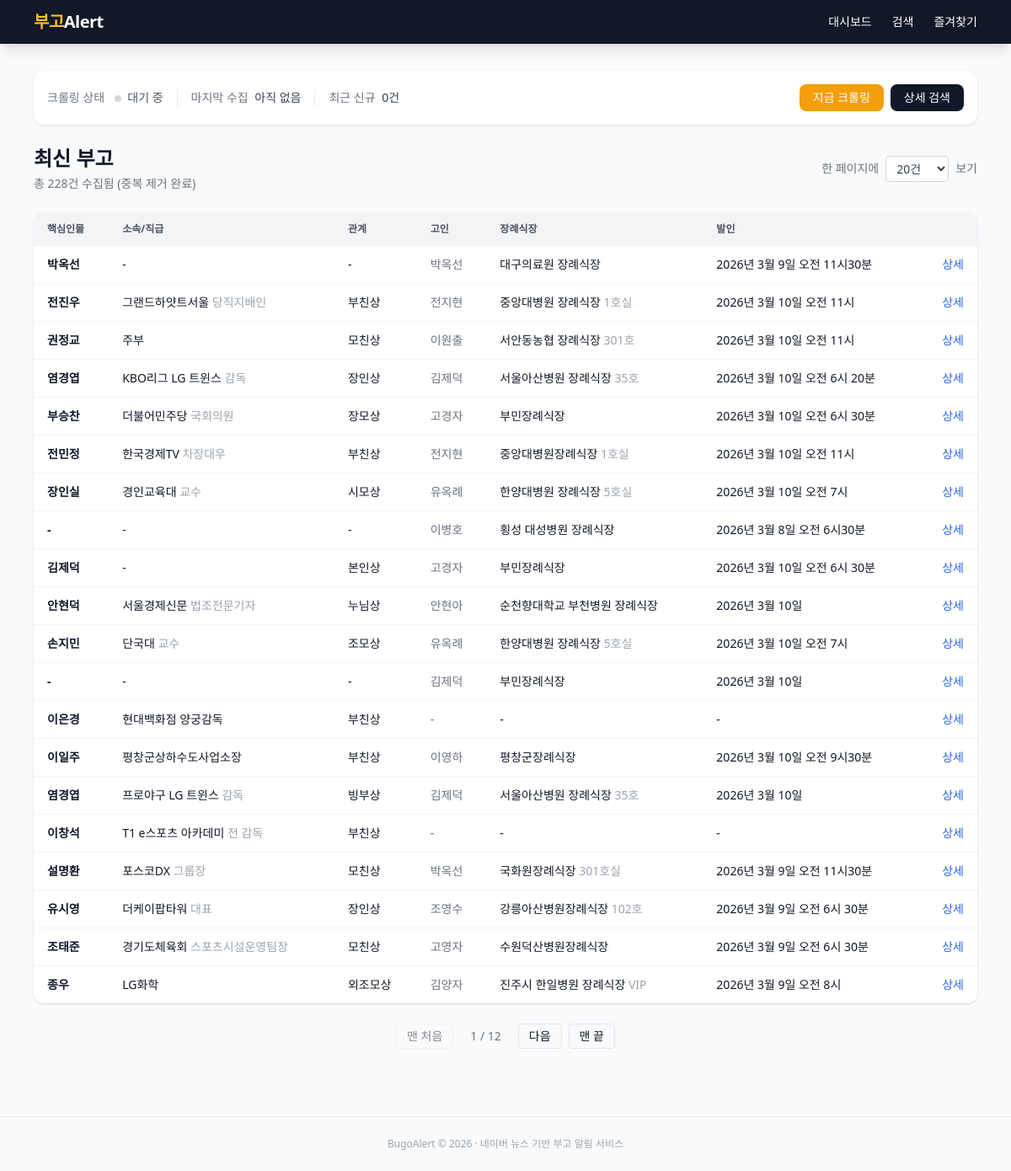
The page / on the database its author committed.
### app/models.py (models this page shows)
class Obituary(Base):
    __tablename__ = "obituaries"
    id = Column(Integer, primary_key=True, autoincrement=True)
    source_url = Column(String(512), nullable=False)
    title = Column(String(512), nullable=False)
    key_person = Column(String(100))
    organization = Column(String(200))
    position = Column(String(200))
    deceased_name = Column(String(100))
    deceased_age = Column(String(50))
    relationship = Column(String(100))
    related_persons = Column(Text)
    funeral_hall = Column(String(200))
    room_number = Column(String(50))
    funeral_date = Column(String(100))
    funeral_time = Column(String(50))
    contact = Column(String(100))
    remarks = Column(Text)
    raw_text = Column(Text)
    published_at = Column(DateTime)
    created_at = Column(DateTime, default=datetime.utcnow)
    dedup_key = Column(String(200), unique=True, nullable=True)
    __table_args__ = (
        Index("ix_obituaries_key_person", "key_person"),
        Index("ix_obituaries_org", "organization"),
        Index("ix_obituaries_published", "published_at"),
        Index("ix_obituaries_dedup", "dedup_key"),
        Index("ix_obituaries_source_url", "source_url"),
    )

### app/routers/obituaries.py (the view)
@router.get("/")
async def index(
    request: Request,
    db: Session = Depends(get_db),
    page: int = Query(1, ge=1),
    per_page: int = Query(20, ge=10, le=100),
):
    per_page = _valid_per_page(per_page)
    query = _search_query(db)
    total = query.count()
    obituaries = query.offset((page - 1) * per_page).limit(per_page).all()
    total_pages = max(1, (total + per_page - 1) // per_page)
    crawl_status = getattr(request.app.state, "crawl_status", {})
    return request.app.state.templates.TemplateResponse(
        "index.html",
        {
            "request": request,
            "obituaries": obituaries,
            "page": page,
            "total_pages": total_pages,
            "total": total,
            "per_page": per_page,
            "per_page_options": PER_PAGE_OPTIONS,
            "crawl_status": crawl_status,
        },
    )

### app/templates/index.html (shortened to what this page needs)
{% extends "base.html" %}
{% block content %}
<div class="bg-white rounded-xl shadow p-4 mb-6" id="crawl-panel">
  <div class="flex items-center justify-between">
    <div class="flex items-center gap-4 text-sm flex-wrap">
      <div>
        <span class="text-gray-500">크롤링 상태</span>
        <span id="crawl-indicator" class="ml-2 inline-block w-2 h-2 rounded-full
          {% if crawl_status.get('is_running') %}bg-amber-400 animate-pulse
          {% elif crawl_status.get('last_error') %}bg-red-400
          {% elif crawl_status.get('last_run') %}bg-green-400
          {% else %}bg-gray-300{% endif %}"></span>
        <span id="crawl-label" class="text-gray-600 ml-1">
          {% if crawl_status.get('is_running') %}진행 중...
          {% elif crawl_status.get('last_error') %}오류 발생
          {% elif crawl_status.get('last_run') %}정상
          {% else %}대기 중{% endif %}
        </span>
      </div>
      <div class="border-l pl-4">
        <span class="text-gray-500">마지막 수집</span>
        <span class="text-gray-700 ml-1 font-medium">
          {{ crawl_status.get('last_run').strftime('%m/%d %H:%M:%S') if crawl_status.get('last_run') else '아직 없음' }}
        </span>
      </div>
      <div class="border-l pl-4">
        <span class="text-gray-500">최근 신규</span>
        <span class="text-gray-700 ml-1 font-medium">{{ crawl_status.get('last_count', 0) }}건</span>
      </div>
    </div>
    <div class="flex items-center gap-2">
      <button onclick="runCrawl()"
              id="crawl-btn"
              class="px-4 py-1.5 bg-amber-500 text-white rounded-lg text-sm font-medium hover:bg-amber-600 transition disabled:opacity-50 disabled:cursor-not-allowed">
        지금 크롤링
      </button>
      <a href="/search"
         class="bg-gray-900 text-white px-4 py-1.5 rounded-lg text-sm font-medium hover:bg-gray-700 transition">
        상세 검색
      </a>
    </div>
  </div>
</div>
<div class="flex items-center justify-between mb-6 flex-wrap gap-4">
  <div>
    <h1 class="text-2xl font-bold">최신 부고</h1>
    <p class="text-gray-500 text-sm mt-1">총 {{ total }}건 수집됨 (중복 제거 완료)</p>
  </div>
  <div class="flex items-center gap-2 text-sm">
    <label for="per-page" class="text-gray-500">한 페이지에</label>
    <select id="per-page" onchange="location.href='/?page=1&per_page='+this.value"
            class="px-2 py-1 rounded border border-gray-300 text-gray-700 bg-white">
      {% for n in per_page_options %}
      <option value="{{ n }}" {% if per_page == n %}selected{% endif %}>{{ n }}건</option>
      {% endfor %}
    </select>
    <span class="text-gray-500">보기</span>
  </div>
</div>
{% if obituaries %}
<div class="bg-white rounded-xl shadow overflow-hidden">
  <table class="w-full text-sm">
    <thead class="bg-gray-100 text-gray-600 uppercase text-xs">
      <tr>
        <th class="px-4 py-3 text-left">핵심인물</th>
        <th class="px-4 py-3 text-left">소속/직급</th>
        <th class="px-4 py-3 text-left">관계</th>
        <th class="px-4 py-3 text-left">고인</th>
        <th class="px-4 py-3 text-left">장례식장</th>
        <th class="px-4 py-3 text-left">발인</th>
        <th class="px-4 py-3"></th>
      </tr>
    </thead>
    <tbody class="divide-y divide-gray-100">
      {% for o in obituaries %}
      <tr class="hover:bg-amber-50 transition">
        <td class="px-4 py-3 font-bold text-gray-900">{{ o.key_person or '-' }}</td>
        <td class="px-4 py-3">{{ o.organization or '-' }}{% if o.position %} <span class="text-gray-400">{{ o.position }}</span>{% endif %}</td>
        <td class="px-4 py-3">{{ o.relationship or '-' }}</td>
        <td class="px-4 py-3 text-gray-500">{{ o.deceased_name or '-' }}</td>
        <td class="px-4 py-3">{{ o.funeral_hall or '-' }}{% if o.room_number %} <span class="text-gray-400">{{ o.room_number }}</span>{% endif %}</td>
        <td class="px-4 py-3">{{ (o.funeral_date or '-')|format_funeral_date }} {{ o.funeral_time or '' }}</td>
        <td class="px-4 py-3 text-right">
          <a href="/obituary/{{ o.id }}" class="text-blue-600 hover:underline">상세</a>
        </td>
      </tr>
      {% endfor %}
    </tbody>
  </table>
</div>
{% if total_pages > 1 %}
<div class="flex justify-center items-center gap-2 mt-6 flex-wrap">
  <a href="/?page=1&per_page={{ per_page }}" class="px-3 py-1 rounded border text-sm hover:bg-gray-100 {% if page == 1 %}opacity-50 pointer-events-none{% endif %}">맨 처음</a>
  <span class="px-3 py-1 text-sm text-gray-500">{{ page }} / {{ total_pages }}</span>
  {% if page < total_pages %}
  <a href="/?page={{ page + 1 }}&per_page={{ per_page }}" class="px-3 py-1 rounded border text-sm hover:bg-gray-100">다음</a>
  {% endif %}
  <a href="/?page={{ total_pages }}&per_page={{ per_page }}" class="px-3 py-1 rounded border text-sm hover:bg-gray-100 {% if page == total_pages %}opacity-50 pointer-events-none{% endif %}">맨 끝</a>
</div>
{% endif %}
{% else %}
<div class="text-center py-20 text-gray-400">
  <p class="text-lg">수집된 부고가 없습니다</p>
  <p class="text-sm mt-2 mb-4">위의 <strong>지금 크롤링</strong> 버튼을 눌러 즉시 수집을 시작하세요</p>
</div>
{% endif %}
{% endblock %}

### app/templates/base.html (shortened to what this page needs)
<!DOCTYPE html>
<html lang="ko" class="h-full">
<head>
  <script src="https://cdn.tailwindcss.com"></script>
</head>
<body class="h-full bg-gray-50 text-gray-900">
  <nav class="bg-gray-900 text-white shadow-lg">
    <div class="max-w-6xl mx-auto px-4 py-3 flex items-center justify-between">
      <a href="/" class="text-xl font-bold tracking-tight">
        <span class="text-amber-400">부고</span>Alert
      </a>
      <div class="flex gap-6 text-sm font-medium">
        <a href="/" class="hover:text-amber-300 transition">대시보드</a>
        <a href="/search" class="hover:text-amber-300 transition">검색</a>
        <a href="/favorites" class="hover:text-amber-300 transition">즐겨찾기</a>
      </div>
    </div>
  </nav>
  <main class="max-w-6xl mx-auto px-4 py-8">
    {% block content %}{% endblock %}
  </main>
  <footer class="text-center text-xs text-gray-400 py-6 border-t mt-12">
    BugoAlert &copy; 2026 &middot; 네이버 뉴스 기반 부고 알림 서비스
  </footer>
</body>
</html>

### app/templates/base.html (style rules this page uses)
html { font-size: clamp(14px, 2vw, 16px); }
body { font-size: 1rem; }

### rows shown on the page
Obituary: key_person "박옥선", organization "-", relationship "-", deceased_name "박옥선", funeral_hall "대구의료원 장례식장", funeral_date "2026년 3월 9일", funeral_time "오전 11시30분"
Obituary: key_person "전진우", organization "그랜드하얏트서울", position "당직지배인", relationship "부친상", deceased_name "전지현", funeral_hall "중앙대병원 장례식장", room_number "1호실", funeral_date "2026년 3월 10일", funeral_time "오전 11시"
Obituary: key_person "권정교", organization "주부", relationship "모친상", deceased_name "이원출", funeral_hall "서안동농협 장례식장", room_number "301호", funeral_date "2026년 3월 10일", funeral_time "오전 11시"
Obituary: key_person "염경엽", organization "KBO리그 LG 트윈스", position "감독", relationship "장인상", deceased_name "김제덕", funeral_hall "서울아산병원 장례식장", room_number "35호", funeral_date "2026년 3월 10일", funeral_time "오전 6시 20분"
Obituary: key_person "부승찬", organization "더불어민주당", position "국회의원", relationship "장모상", deceased_name "고경자", funeral_hall "부민장례식장", funeral_date "2026년 3월 10일", funeral_time "오전 6시 30분"
Obituary: key_person "전민정", organization "한국경제TV", position "차장대우", relationship "부친상", deceased_name "전지현", funeral_hall "중앙대병원장례식장", room_number "1호실", funeral_date "2026년 3월 10일", funeral_time "오전 11시"
Obituary: key_person "장인실", organization "경인교육대", position "교수", relationship "시모상", deceased_name "유옥례", funeral_hall "한양대병원 장례식장", room_number "5호실", funeral_date "2026년 3월 10일", funeral_time "오전 7시"
Obituary: key_person "-", organization "-", relationship "-", deceased_name "이병호", funeral_hall "횡성 대성병원 장례식장", funeral_date "2026년 3월 8일", funeral_time "오전 6시30분"
Obituary: key_person "김제덕", organization "-", relationship "본인상", deceased_name "고경자", funeral_hall "부민장례식장", funeral_date "2026년 3월 10일", funeral_time "오전 6시 30분"
Obituary: key_person "안현덕", organization "서울경제신문", position "법조전문기자", relationship "누님상", deceased_name "안현아", funeral_hall "순천향대학교 부천병원 장례식장", funeral_date "2026년 3월 10일"
Obituary: key_person "손지민", organization "단국대", position "교수", relationship "조모상", deceased_name "유옥례", funeral_hall "한양대병원 장례식장", room_number "5호실", funeral_date "2026년 3월 10일", funeral_time "오전 7시"
Obituary: key_person "-", organization "-", relationship "-", deceased_name "김제덕", funeral_hall "부민장례식장", funeral_date "2026년 3월 10일"
Obituary: key_person "이은경", organization "현대백화점 양궁감독", relationship "부친상", deceased_name "-", funeral_hall "-", funeral_date "-"
Obituary: key_person "이일주", organization "평창군상하수도사업소장", relationship "부친상", deceased_name "이영하", funeral_hall "평창군장례식장", funeral_date "2026년 3월 10일", funeral_time "오전 9시30분"
Obituary: key_person "염경엽", organization "프로야구 LG 트윈스", position "감독", relationship "빙부상", deceased_name "김제덕", funeral_hall "서울아산병원 장례식장", room_number "35호", funeral_date "2026년 3월 10일"
Obituary: key_person "이창석", organization "T1 e스포츠 아카데미", position "전 감독", relationship "부친상", deceased_name "-", funeral_hall "-", funeral_date "-"
Obituary: key_person "설명환", organization "포스코DX", position "그룹장", relationship "모친상", deceased_name "박옥선", funeral_hall "국화원장례식장", room_number "301호실", funeral_date "2026년 3월 9일", funeral_time "오전 11시30분"
Obituary: key_person "유시영", organization "더케이팝타워", position "대표", relationship "장인상", deceased_name "조영수", funeral_hall "강릉아산병원장례식장", room_number "102호", funeral_date "2026년 3월 9일", funeral_time "오전 6시 30분"
Obituary: key_person "조태준", organization "경기도체육회", position "스포츠시설운영팀장", relationship "모친상", deceased_name "고영자", funeral_hall "수원덕산병원장례식장", funeral_date "2026년 3월 9일", funeral_time "오전 6시 30분"
Obituary: key_person "종우", organization "LG화학", relationship "외조모상", deceased_name "김양자", funeral_hall "진주시 한일병원 장례식장", room_number "VIP", funeral_date "2026년 3월 9일", funeral_time "오전 8시"

### other values the page prints
{{ crawl_status.get('last_count', 0) }} "0"
{{ total }} "228"
{{ page }} "1"
{{ total_pages }} "12"
form field value "20건"
